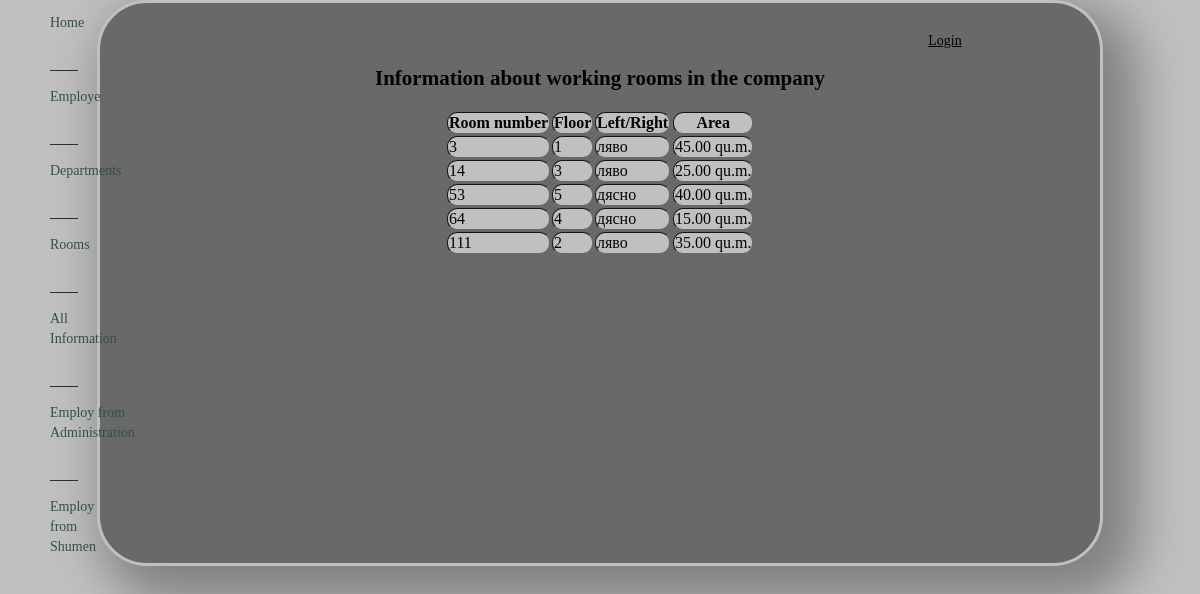
Screenshot of /rooms2.php with the database file from the repository.
### tables this page shows
CREATE TABLE `rooms` (
  `room_id` int(10) UNSIGNED NOT NULL,
  `floor` int(1) UNSIGNED NOT NULL,
  `l_r` set('ляво','дясно') NOT NULL,
  `square_surface` decimal(10,2) UNSIGNED NOT NULL
);

### rooms2.php (the view, shortened to what this page needs)
<?php
include "db2.php";
?>
<html lang = "en">
<head>
<link href = "site.css" rel="stylesheet" type="text/css" />
</head>
<body>
<div id="main">
<div id = "menu">
<?php include "menu11.php";?>
</div>
<div id = "content">
<center>
<div id ="logB">
  <?php include "LogButton2.php"?>
</div>
<h2>Information about working rooms in the company</h2>
<table border = "1">
<tr>
    <th>Room number</th>
	 <th>Floor</th>
	  <th>Left/Right</th>
	   <th>Area</th>
	   </tr>
<?php
	$query = "SELECT * FROM rooms";
	if($result = mysqli_query($link,$query))
	{
		while($row = mysqli_fetch_assoc($result)) {
			?>
			<tr>
			<td><?php echo $row['room_id']; ?></td>
			<td><?php echo $row['floor']; ?></td>
			<td><?php echo $row['l_r']; ?></td>
			<td><?php echo $row['square_surface']; ?> qu.m.</td>
			</tr>
			<?php
		}
	}
	else {
		?>
		<tr><td colspan = '6' align = 'center'>No rcords</td></tr>
		<?php
	}
	?>
	</table>
	</center>
	</div>
	</div>
	</body>
	</html>

### site.css (style rules this page uses)
body { background-color:silver; font-size:14px; margin:0px; padding:0px; }
#logB { margin-top: 0px; margin-bottom: 10px; margin-right: 10px; margin-left: 700px; }
#menu { width:40px; padding-left:0px; position:absolute; left:50; text-align:40px; line-height:24px; }
table { border: 1px solid #696969; border-radius: 100px; background-color: #696969; }
table th, table td { border-radius: 10px; background-color: silver; overflow: hidden; position: relative; animation: moves 0.10s forwards; transform-origin: center; transform: scaleY(0); opacity: 0; visibility: hidden; transition: transform 10s, opacity 1s; }
#main { width:1000px; margin:0 auto; border:3px solid silver; background-color:#696969; border-radius: 50px; box-shadow: 20px 20px 50px 15px grey; animation:mymove 5s infinite; }
#content { padding:30px; min-height:500px; }

### rows the page displays
rooms: room_id "3", floor "1", l_r "ляво", square_surface "45.00"
rooms: room_id "14", floor "3", l_r "ляво", square_surface "25.00"
rooms: room_id "53", floor "5", l_r "дясно", square_surface "40.00"
rooms: room_id "64", floor "4", l_r "дясно", square_surface "15.00"
rooms: room_id "111", floor "2", l_r "ляво", square_surface "35.00"
